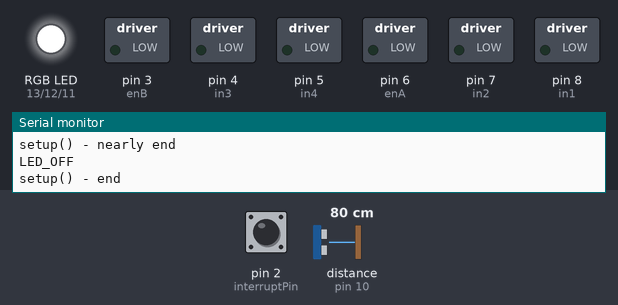
This sketch was run on a simulated Arduino Mega 2560, built with avr-gcc and run on an emulated ATmega2560. Parts: switched loads named in the sketch (green lamp = pin HIGH), an RGB LED mixed from three pins (HIGH = lit), the last lines printed to the serial monitor. The inputs (shaded band) are chosen by the test bench; at power-on: pin 2 (interruptPin) LOW, distance to the obstacle (sensor on pin 10) 80 cm. The echo pulse lasts 58.3 µs per cm.

Above: at 3.2 s.
3.3 s: pin 2 (interruptPin) pulled HIGH for 0.15 s
At 4.3 s:
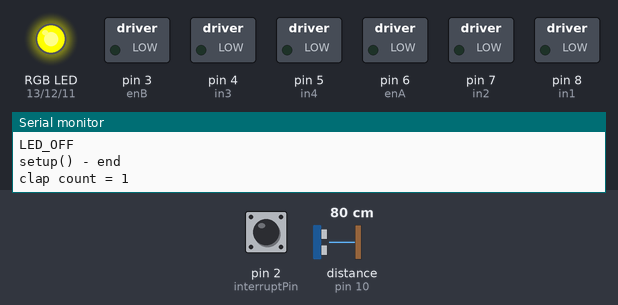
6.4 s: distance to the obstacle (sensor on pin 10) set to 2 cm
At 6.9 s:
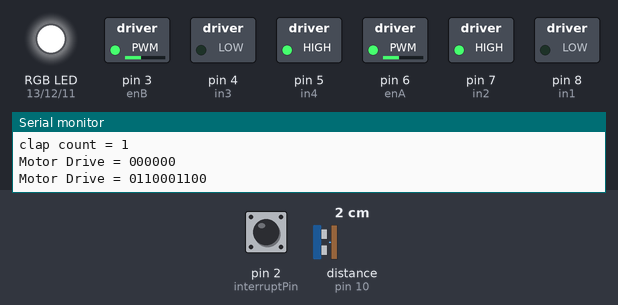
8.5 s: pin 2 (interruptPin) pulled HIGH for 1 s
At 9.3 s:
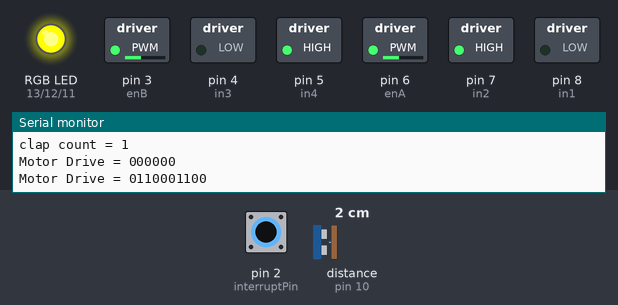
11.0 s: pin 2 (interruptPin) pulled HIGH for 3.2 s
At 13.1 s:
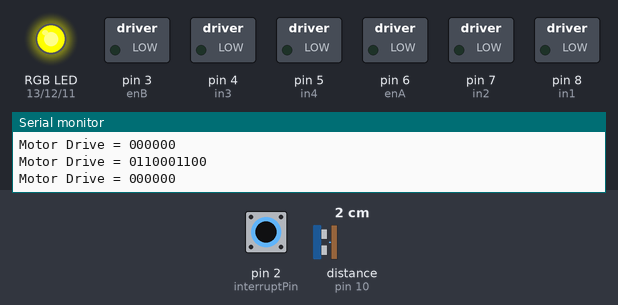
15.7 s: pin 2 (interruptPin) pulsed HIGH 2 times (0.12 s each, 0.3 s apart)
At 17.5 s:
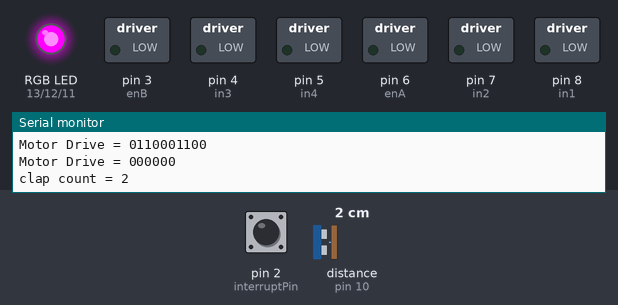
Timing chart, 0 to 20.0 s (numbered marks = the images above; inputs shaded):
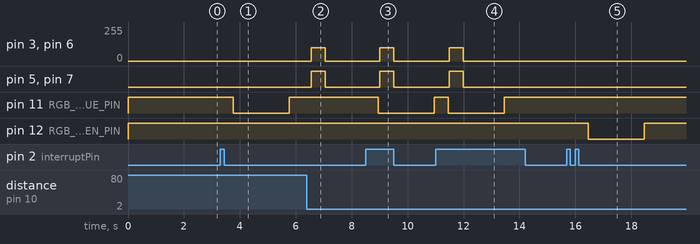

Measured:
- after the input at 3.3 s, pin 11 (RGB_BLUE_PIN): HIGH → LOW after 0.46 s, → HIGH 2.0 s later
- after the input at 6.4 s, pin 3 (enB), pin 6 (enA): 0/255 → 100/255 after 0.15 s, → 0/255 0.50 s later; pin 5 (in4), pin 7 (in2): LOW → HIGH after 0.15 s, → LOW 0.50 s later
- after the input at 8.5 s, pin 3 (enB), pin 6 (enA): 0/255 → 100/255 after 0.50 s, → 0/255 0.50 s later; pin 5 (in4), pin 7 (in2): LOW → HIGH after 0.50 s, → LOW 0.50 s later; pin 11 (RGB_BLUE_PIN): HIGH → LOW after 0.46 s, → HIGH 2.0 s later
- after the input at 11.0 s, pin 3 (enB), pin 6 (enA): 0/255 → 100/255 after 0.50 s, → 0/255 0.50 s later; pin 5 (in4), pin 7 (in2): LOW → HIGH after 0.50 s, → LOW 0.50 s later; pin 11 (RGB_BLUE_PIN): HIGH → LOW after 0.46 s, → HIGH 2.0 s later
- after the input at 15.7 s, pin 12 (RGB_GREEN_PIN): HIGH → LOW after 0.76 s, → HIGH 2.0 s later

The sketch:

RobotCar2017.ino
```cpp
/*
 * Clap_Detecter Code
 *
 */
#define SINGLE_CLAP_SILENT_USEC 6000
#define ALL_CLAP_SILENT_USEC 455000

//MY: RGB_PIN
const byte RGB_BLUE_PIN =11;
const byte RGB_GREEN_PIN =12;
const byte RGB_RED_PIN =13;

//const byte ledPin = 5;
const byte interruptPin = 2;

unsigned long first_rise_ts = 0;
unsigned long last_fall_ts = 0;

// TY: I am dis-like these two needed to be declared as global variable
unsigned long last_clap_fall_ts = 0;
unsigned int clap_cnt = 0;

//MY: clap to verfify the clap count
unsigned int clap_to_confirm=0; //flag for count the confirm clap
unsigned int clap_cnt_LED=0; //clap count to drive RGB LED
unsigned long RGB_startMillis =0; //RGB LED Delay Start
//unsigned int clap_confirm_cnt=0;
int LED_delay=0;

/*
 * ClapNDrive
 *
 */
 // connect motor controller pins to Arduino digital pins
// motor one
int enA = 6;
int in1 = 8;
int in2 = 7;
// motor two
int enB = 3;
int in3 = 4;
int in4 = 5;
//Motor Drive Mode
unsigned int motor_drive_mode = 0;
unsigned int motor_mode_change = 0;
//unsigned long run_time_start =0; //Motor Run Time

/*
 * SR-04 Ultrasound Sensor
 */
#include <NewPing.h>

#define TRIGGER_PIN  9  // Arduino pin tied to trigger pin on the ultrasonic sensor.
#define ECHO_PIN     10  // Arduino pin tied to echo pin on the ultrasonic sensor.
#define MAX_DISTANCE 200 // Maximum distance we want to ping for (in centimeters). Maximum sensor distance is rated at 400-500cm.
  unsigned long crash_check_start = millis();
  unsigned int ping_sample_cur =1000;
  unsigned int ping_sample_2 = 1000;
  unsigned int ping_sample_3 =1000;
  unsigned int ping_average = 50;


void setup() {
  Serial.begin(9600);
  Serial.println("setup() - begin");
  /*
   * Clap Detector
   */
  pinMode(RGB_BLUE_PIN,OUTPUT);
  pinMode(RGB_GREEN_PIN,OUTPUT);
  pinMode(RGB_RED_PIN,OUTPUT);

  // using CHANGE to detect both RISING & FALLING edge
  attachInterrupt(digitalPinToInterrupt(interruptPin), log_chg, CHANGE);

  // Reset RGB LED, time
  digitalWrite(RGB_RED_PIN,HIGH);
  digitalWrite(RGB_GREEN_PIN,HIGH);
  digitalWrite(RGB_BLUE_PIN,HIGH);
  reset_ts();

  /*
   * clapNdrive
   */
  // set all the motor control pins to outputs
  pinMode(enA, OUTPUT);
  pinMode(enB, OUTPUT);
  pinMode(in1, OUTPUT);
  pinMode(in2, OUTPUT);
  pinMode(in3, OUTPUT);
  pinMode(in4, OUTPUT);
  /*
   * SR-04 Ultrasound Sensor
   */

  //unsigned int dist_to_crash= 20;


  Serial.println("setup() - nearly end");
  delay(2000);
  Serial.println("LED_OFF");
  Serial.println("setup() - end");
}

void loop() {
  unsigned long curr_us = 0;
  unsigned long quiet_us = 0;
  NewPing sonar(TRIGGER_PIN, ECHO_PIN, MAX_DISTANCE); // NewPing setup of pins and maximum distance.
  unsigned int uS = sonar.ping();// Send ping, get ping time in microseconds (uS).

   if (crash_check_start + 50 <millis())
  {
    ping_sample_3 = ping_sample_2;
    ping_sample_2 =ping_sample_cur;
    ping_sample_cur = uS/US_ROUNDTRIP_CM; //return distance in cm
    ping_average = (ping_sample_3+ping_sample_2+ping_sample_cur)/3;
    //Serial.print("ping:");
    //Serial.print(ping_sample_cur); Serial.print("   ");Serial.println(ping_average);
    if (ping_sample_cur >0 && ping_sample_cur < 20 && ping_average < 27 && motor_drive_mode==1 )
    {
      motor_drive_mode=0;
      motor_drive(0,0,0,0,0,0);
      delay(2);
      motor_drive(0,1,100,0,1,100);
      delay(500);
      motor_drive(0,0,0,0,0,0);
      reset_all_flag();
    }
  crash_check_start = millis();
  }


  if (first_rise_ts)
  {
    noInterrupts();
    curr_us = micros();
    if (last_fall_ts)
    {
       quiet_us = curr_us - last_fall_ts;
    }
    if (quiet_us > SINGLE_CLAP_SILENT_USEC)
    {
      if (first_rise_ts)
      {
        clap_cnt++;
        last_clap_fall_ts = last_fall_ts;
      }
      reset_ts();
    }
    interrupts();
  }

  if (clap_cnt)
  {
    //delay(50);
    curr_us = micros();
    quiet_us = curr_us - last_clap_fall_ts;

    if (quiet_us > ALL_CLAP_SILENT_USEC)
    {
      if (clap_to_confirm ==0)
      {
      // print ONLY if first_rise_ts exist, ie not just a last_fall_ts detected
      Serial.print("clap count = ");
      Serial.println(clap_cnt);
      Serial.println();
      //digitalWrite(ledPin, LOW);
      clap_cnt_LED= motor_drive_mode =clap_cnt;//count to drive RGB LED

      LED_delay=2000; //RGB LED ON time for confirmation
      RGB_startMillis=millis(); //RGB LED delay
      clap_cnt = 0;
      last_clap_fall_ts = 0;
      clap_to_confirm=1; //flag for to clap confirmation count
      }
      else
      {
        if (clap_cnt==1)
        {
        Serial.print("confirm clap count = ");
        Serial.println(clap_cnt);
        Serial.println();
        motor_mode_change = 1; //flag for motor change confirmed
        clap_cnt_LED = 4; //show mode confirmed with white Color
        LED_delay = 200;
        RGB_startMillis = millis();
        clap_to_confirm = 0;
        clap_cnt = 0;
        }
      }
    }
  }

  //MY: RGB LED OUTPUT,case can be added for future dev
  switch(clap_cnt_LED)
    {
	  case 0:
	  RGB_LED(HIGH,HIGH,HIGH,LED_delay);
	  break;
	  case 1:
	  RGB_LED(HIGH,HIGH,LOW,LED_delay);
	  break;
	  case 2:
	  RGB_LED(HIGH,LOW,HIGH,LED_delay);
	  break;
	  case 3:
	  RGB_LED(LOW,HIGH,LOW,LED_delay);
	  break;
    case 4:
    RGB_LED (LOW,LOW,LOW,LED_delay);
    break;
    }
  if (motor_mode_change==1)
  {

    switch (motor_drive_mode)
    {
      case 0:
      motor_drive(0,0,0,0,0,0);
      break;
      case 1: //FWD
      motor_drive( 1,0,200,1,0,200);
      motor_mode_change=0;
      break;
      case 2: //STOP
      motor_drive(0,0,0,0,0,0);
      motor_mode_change=0;
      break;

    }
  }
}

void log_chg() {
  unsigned long curr_us;
  int curr_val;

  curr_us = micros();
  curr_val = digitalRead(interruptPin);
  //Serial.print(curr_val);

//  if (first_rise_ts == 0)  <<-- this doesn't work
  if ((first_rise_ts == 0) && (curr_val == HIGH))
  {
     last_fall_ts = first_rise_ts = curr_us;
  }
  if (first_rise_ts && (curr_us - last_fall_ts) && (curr_val == LOW))
  {
     last_fall_ts = curr_us;
  }
}

void reset_ts()
{
  first_rise_ts = 0;
  last_fall_ts = 0;
}

void reset_all_flag()
{
  clap_cnt = clap_to_confirm = motor_mode_change = 0;
}

void RGB_LED(int R, int G, int B,int LED_delay)
{
  for (int i=0;i<2;i++) //loop to turn LED off after delay
    {
    digitalWrite(RGB_RED_PIN,R);
    digitalWrite(RGB_GREEN_PIN,G);
    digitalWrite(RGB_BLUE_PIN,B);
    //MY: Delay with millis() and turn off LED
    if (RGB_startMillis + LED_delay < millis())
      {
      R=G=B=HIGH;
      RGB_startMillis = millis();
      clap_cnt_LED = 0;
      clap_to_confirm = 0;
      }
    }
}

void motor_drive( int L1, int L2,int enA_L,int R1, int R2,  int enB_R)
{
 Serial.print("Motor Drive = ");
 Serial.print( L1);Serial.print(L2);Serial.print(enA_L);
 Serial.print(R1);Serial.print(R2);Serial.print(enB_R);
 Serial.println("");
 // this function will run the motors in both directions at a fixed speed
  // turn on motor A
  digitalWrite(in1, L1);
  digitalWrite(in2, L2);
  // set speed to enA_L out of possible range 0~255
  analogWrite(enA, enA_L);
  // turn on motor B
  digitalWrite(in3, R1);
  digitalWrite(in4, R2);
  // set speed to enB_R out of possible range 0~255
  analogWrite(enB, enB_R);
}
```
